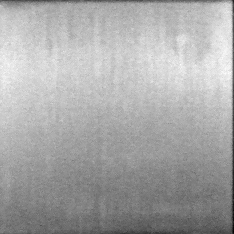
#> input picture Thermal Inspection Dataset for Defect Segmentation in CFRP Laminates/originalData/1035.png, 234 x 234 px; its folder holds only this picture in this run
$ python ic-irt.py
#> lines starting #> are read from the running program, lines starting #| are printed output that depends on the picture; after the words box and inside, x2 and y2 are one past the last pixel; in counts of white or black regions, pixels touching at a corner belong together
#> further down, imagem is the input picture: shape (234, 234); min 0, max 255, mean 167.7
import os
import cv2  # Faz leitura, filtros e gravação de imagens
import numpy as np

# Devolve a imagem com os defeitos em branco e o resto em preto
def normalizar(imagem):
    # Estima o fundo com um borrão forte
    fundo = cv2.GaussianBlur(imagem, (0, 0), 20)
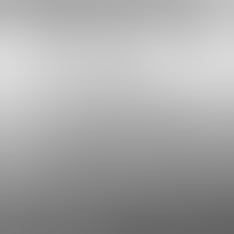
#> fundo: shape (234, 234) float32; min 100.6, max 218.7, mean 168.2
    #Retira o fundo
    diferenca = imagem - fundo
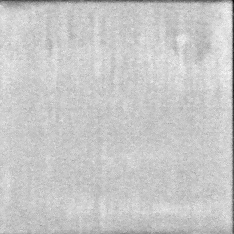
#> diferenca: shape (234, 234) float32; min -163.3, max 44.11, mean -0.5; drawn with min black and max white
    # Borra um pouco para reduzir o ruído sem apagar os defeitos
    diferenca = cv2.GaussianBlur(diferenca, (0, 0), 2)
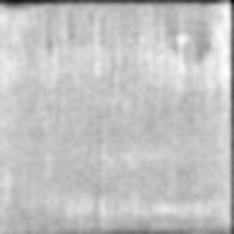
#> diferenca: shape (234, 234) float32; min -78.48, max 24.24, mean -0.2; drawn with min black and max white
    # Normaliza os pixels
    z = (diferenca - diferenca.mean()) / diferenca.std()
    # Aumenta o contraste
    z = np.clip((z - 1.5) / (3 - 1.5), 0, 1)
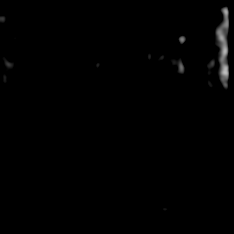
#> z: shape (234, 234) float32; min 0, max 0.748, mean 0.0063
    # Volta para a escala 0-255 de imagem
    return (z * 255).astype(np.uint8)


# IoU = interseção / união entre a saída e a máscara (0 a 1)
def calcular_iou(previsto, esperado):
    intersecao = np.logical_and(previsto, esperado).sum()
    uniao = np.logical_or(previsto, esperado).sum()
    # Duas máscaras vazias contam como acerto (evita 0/0)
    if uniao == 0:
        return 1.0
    return intersecao / uniao


# Caminhos das pastas
pasta_programa = os.path.dirname(os.path.abspath(__file__))
pasta_dataset = os.path.join(pasta_programa, "Thermal Inspection Dataset for Defect Segmentation in CFRP Laminates")
pasta_originais = os.path.join(pasta_dataset, "originalData")  # Imagens térmicas
pasta_mascaras = os.path.join(pasta_dataset, "annotatedData")  # Máscaras com o mesmo nome das originais
pasta_saida = os.path.join(pasta_dataset, "annotatedDataGaussianBlur")  # Imagens geradas
# Cria a pasta de saída
os.makedirs(pasta_saida, exist_ok=True)
# Lista os .png em ordem numérica
nomes = sorted(
    [n for n in os.listdir(pasta_originais) if n.lower().endswith(".png")],
    key=lambda n: int(n.split(".")[0]),
)
ious = []  # IoU de todas as imagens
ious_com_defeito = []  # IoU só das imagens com defeito na máscara
linhas = []  # Linhas do iou.txt
sem_mascara = []  # Imagens sem máscara, ficam fora do IoU
for nome in nomes:
    # Abre a imagem em tons de cinza
    imagem = cv2.imread(os.path.join(pasta_originais, nome), 0)
    # Pula se não conseguiu abrir
    if imagem is None:
        print(nome, "-> nao foi possivel abrir a imagem")
        continue
    imagem = imagem.astype(np.float32)
    resultado = normalizar(imagem)
    # Salva a saída
    cv2.imwrite(os.path.join(pasta_saida, nome), resultado)
    caminho_mascara = os.path.join(pasta_mascaras, nome)
    # Pula as imagens sem máscara
    if not os.path.exists(caminho_mascara):
        sem_mascara.append(nome)
        continue
    mascara = cv2.imread(caminho_mascara, 0)
    # Branco (acima de 127) = defeito
    previsto = resultado > 127
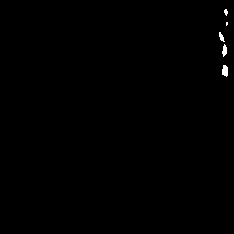
#> previsto: shape (234, 234) bool; 0.29% white; 5 white regions (2 under 20 px), largest, box (x1, y1, x2, y2) and area: (222, 65, 228, 77) 58, (222, 44, 227, 57) 43, (219, 32, 225, 42) 32
    esperado = mascara > 127
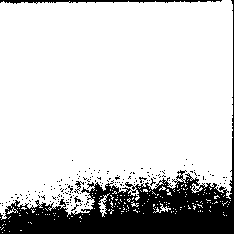
#> esperado: shape (234, 234) bool; 82.1% white; 160 black regions (156 under 20 px), largest, box (x1, y1, x2, y2) and area: (0, 0, 234, 234) 8953, (0, 0, 222, 4) 473, (74, 181, 84, 194) 40, (74, 196, 81, 203) 22
    iou = calcular_iou(previsto, esperado)
#> in calcular_iou, `intersecao = np.logical_and(previsto, esperado).sum()`: intersecao = 159
#> in calcular_iou, `uniao = np.logical_or(previsto, esperado).sum()`: uniao = 44943
#> iou = 0.00354
    ious.append(iou)
    if esperado.any():  # Máscara com defeito
        ious_com_defeito.append(iou)
    linhas.append(f"{nome} IoU: {iou:.4f} (mascara com defeito: {'sim' if esperado.any() else 'nao'})")
    print(nome, "-> IoU:", f"{iou:.4f}")
#| 1035.png -> IoU: 0.0035
# Resumo no final do iou.txt
linhas.append("")
linhas.append(f"imagens comparadas: {len(ious)}")
if len(ious) > 0:
    linhas.append(f"IoU medio (todas): {np.mean(ious):.4f}")
    # Média só das imagens com defeito (máscaras vazias distorcem a média geral)
    if len(ious_com_defeito) > 0:
        linhas.append(f"IoU medio (so as que tem defeito): {np.mean(ious_com_defeito):.4f} ({len(ious_com_defeito)} imagens)")
if len(sem_mascara) > 0:
    linhas.append(f"imagens sem mascara (fora da media): {len(sem_mascara)}")
with open(os.path.join(pasta_saida, "iou.txt"), "w", encoding="utf-8") as arquivo:
    arquivo.write("\n".join(linhas))
# Mostra as médias na tela
print()
print("\n".join(linhas[-5:]))
#| 1035.png IoU: 0.0035 (mascara com defeito: sim)
#| imagens comparadas: 1
#| IoU medio (todas): 0.0035
#| IoU medio (so as que tem defeito): 0.0035 (1 imagens)

$ run again, on Thermal Inspection Dataset for Defect Segmentation in CFRP Laminates/originalData/129.png
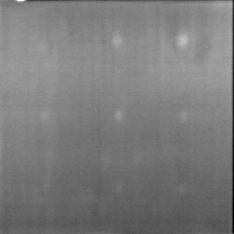
#> input picture Thermal Inspection Dataset for Defect Segmentation in CFRP Laminates/originalData/129.png, 234 x 234 px
#> imagem is the input picture: shape (234, 234); min 0, max 255, mean 123.1
#> `previsto = resultado > 127`:
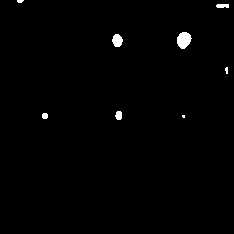
#> previsto: shape (234, 234) bool; 0.85% white; 8 white regions (3 under 20 px), largest, box (x1, y1, x2, y2) and area: (177, 32, 192, 49) 186, (112, 34, 123, 47) 107, (115, 111, 122, 120) 52, (216, 4, 229, 8) 48, (42, 113, 48, 119) 32
#> `esperado = mascara > 127`:
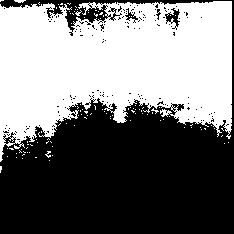
#> esperado: shape (234, 234) bool; 47.6% white; 110 white regions (107 under 20 px), largest, box (x1, y1, x2, y2) and area: (0, 1, 232, 162) 25754, (14, 0, 26, 3) 25, (45, 151, 51, 158) 20
#> intersecao = 466
#> uniao = 26043
#> iou = 0.0179
#| 129.png -> IoU: 0.0179
#| 129.png IoU: 0.0179 (mascara com defeito: sim)
#| imagens comparadas: 1
#| IoU medio (todas): 0.0179
#| IoU medio (so as que tem defeito): 0.0179 (1 imagens)
